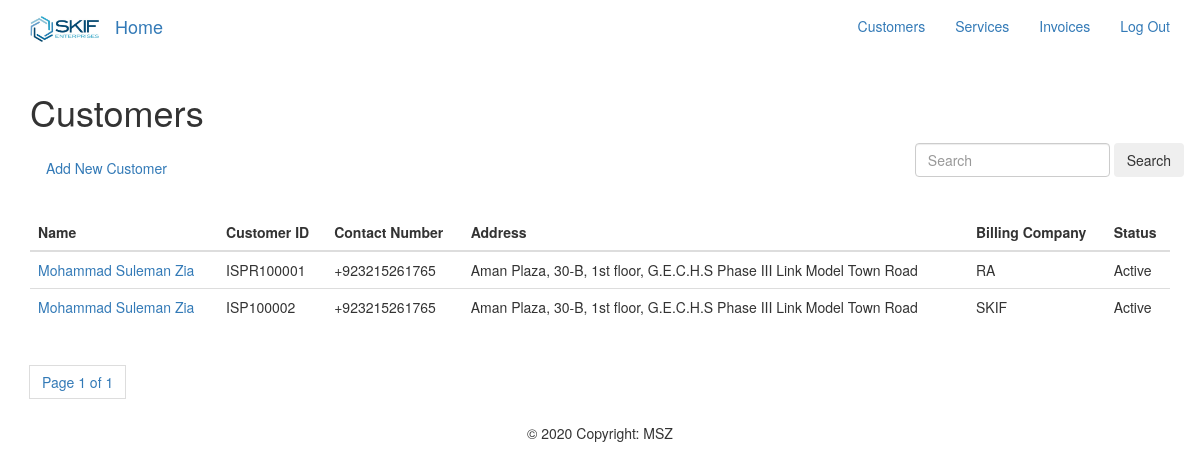
The page /isp_app/customer/ (signed in) on the database its author committed.
### isp_app/models.py (models this page shows, shortened)
class Customer(models.Model):
    STATUS_LIST=(
            ('Active','Active'),
            ('Inactive','Inactive'),
            ('Disconnected','Disconnected')
    )
    BILLING_COMPANY= (
            ('SKIF','SKIF'),
            ('RA','RA')
    )
    TAXPAYER_STATUS =  (
            ('Individual','Individual'),
            ('Company','Company'),
        )
    customer_name = models.CharField(max_length=200)
    email = models.EmailField(max_length=200, blank=True)
    address = models.CharField(max_length=350)
    billing_address = models.CharField(max_length=350)
    city = models.CharField(max_length=100)
    contact_number = models.CharField(max_length=200)
    colocation = models.CharField(max_length=150)
    ntn_cnic = models.CharField(max_length=200)
    taxpayer_status = models.CharField(max_length=100, choices=TAXPAYER_STATUS, default=None)
    taxpayer_name = models.CharField(max_length=200)
    connection_date = models.DateField()
    billing_company = models.CharField(max_length=100, choices=BILLING_COMPANY, default=None)
    cnic_pic = models.ImageField(upload_to="gallery", default=None)
    service_subscribed = models.ManyToManyField(Service)
    total_billing = models.IntegerField()
    otc=models.IntegerField()
    status = models.CharField(max_length=100, choices=STATUS_LIST, default='Active')
    ipaddr = models.CharField(max_length=200)
    def total_billing(self):
        return self.service_subscribed.aggregate(total=models.Sum((F('service_qunatity')*F('service_unit_price'))))['total']
    def increment_customer_id():
        last_id = Customer.objects.filter(billing_company='SKIF').order_by('id').last()
        if not last_id:
             return 'ISP100001'
        invoice_no = last_id.customer_id
        invoice_int = int(re.split('(\d+)',invoice_no)[1])
        new_invoice_int = invoice_int + 1
        new_invoice_no = 'ISP' + str(new_invoice_int)
        return new_invoice_no
    customer_id=models.CharField(max_length=500, default=increment_customer_id, null=True, blank=True )

### isp_app/views.py (the view)
# urls.py: path('customer/', views.CustomerListView.as_view(),name='customerlist'),
class CustomerListView(LoginRequiredMixin, ListView):
    model = models.Customer
    template_name='customerlist.html'
    queryset=Customer.objects.all().order_by('-id')
    context_object_name='customers'
    paginate_by=10
    def get_context_data(self,**kwargs):
        customers=Customer.objects.all().order_by('-id')
        search_term = ''
        context = super().get_context_data(**kwargs)
        if 'search' in self.request.GET:
            search_term = self.request.GET['search']
            customers=customers.filter(Q(customer_name__contains=search_term)|Q(customer_id__contains=search_term)|Q(contact_number__contains=search_term))
            context["qs"]=customers
        return context

### isp_app/templates/customerlist.html (shortened to what this page needs)
{% extends "base.html" %}
{% load bootstrap3 %}
{% block content%}
<div class="container">
  <h1>Customers</h1>
  <nav class="navbar navbar-light bg-light justify-content-between">
    <ul class="nav navbar-nav navbar-left">
      {% if user.is_authenticated %}
        <li><a href="{% url 'isp_app:newcustomer'%}">Add New Customer</a></li>
      {% endif %}
    </ul>
    <form class="form-inline navbar-right">
      <input class="form-control mr-sm-2" type="search" placeholder="Search" aria-label="Search" name="search" >
      <button class="btn btn-outline-success my-2 my-sm-0" type="submit">Search</button>
    </form>
  </nav>
</div>
<div class="container">
  <div class="content">
    <table class="table table-sortable">
      <thead>
        <tr>
          <th>Name</th>
          <th>Customer ID</th>
          <th>Contact Number</th>
          <th>Address</th>
          <th>Billing Company</th>
          <th>Status</th>
        </tr>
      </thead>
      <tbody>
        {%if qs%}
          {%for customer in qs%}
            <tr>
              <td><a href="{{customer.id}}">{{customer.customer_name}}</a></td>
              <td>{{customer.customer_id}}</td>
              <td>{{customer.contact_number}}</td>
              <td>{{customer.address}}</td>
              <td>{{customer.billing_company}}</td>
              <td>{{customer.status}}</td>
            </tr>
          {% endfor %}
        {% else %}
          {%for customer in object_list%}
            <tr>
              <td><a href="{{customer.id}}">{{customer.customer_name}}</a></td>
              <td>{{customer.customer_id}}</td>
              <td>{{customer.contact_number}}</td>
              <td>{{customer.address}}</td>
              <td>{{customer.billing_company}}</td>
              <td>{{customer.status}}</td>
            </tr>
          {%endfor%}
        {% endif %}
      </tbody>
    </table>
    {% include 'pagination.html' with page=page_obj %}
  </div>
</div>
{% endblock %}

### templates/base.html (style rules this page uses)
.table-sortable th { cursor: pointer; }

### rows shown on the page
Customer: customer_name "Mohammad Suleman Zia", customer_id "ISPR100001", contact_number "+923215261765", address "Aman Plaza, 30-B, 1st floor, G.E.C.H.S Phase III Link Model Town Road", billing_company "RA", status "Active"
Customer: customer_name "Mohammad Suleman Zia", customer_id "ISP100002", contact_number "+923215261765", address "Aman Plaza, 30-B, 1st floor, G.E.C.H.S Phase III Link Model Town Road", billing_company "SKIF", status "Active"

### other values the page prints
{{ page.number }} "1"
{{ page.paginator.num_pages }} "1"
